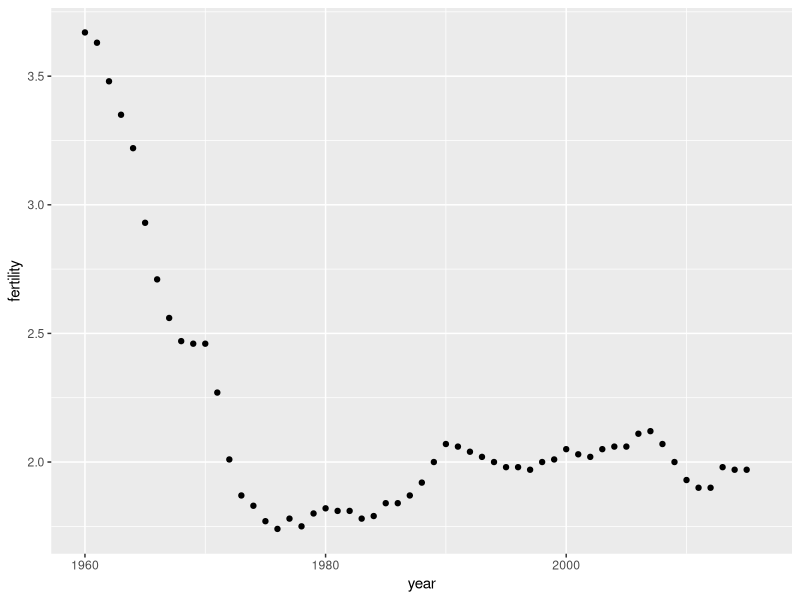
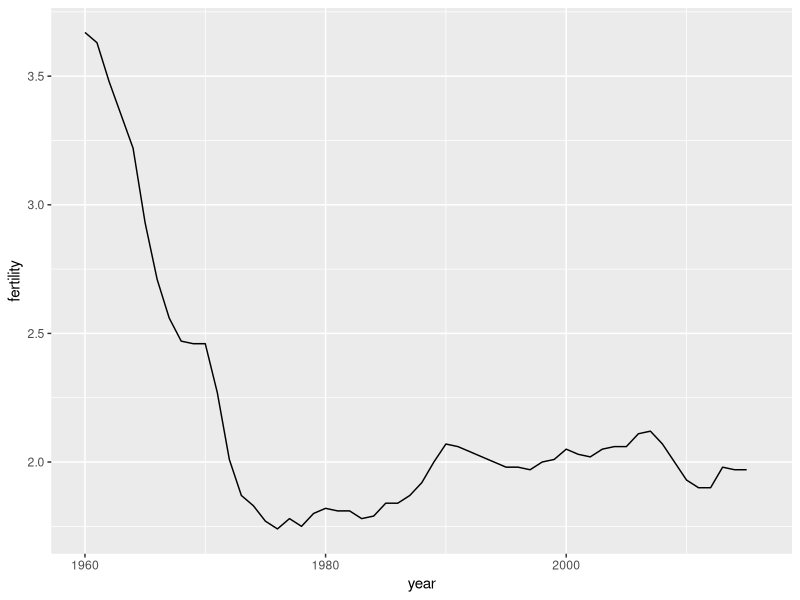
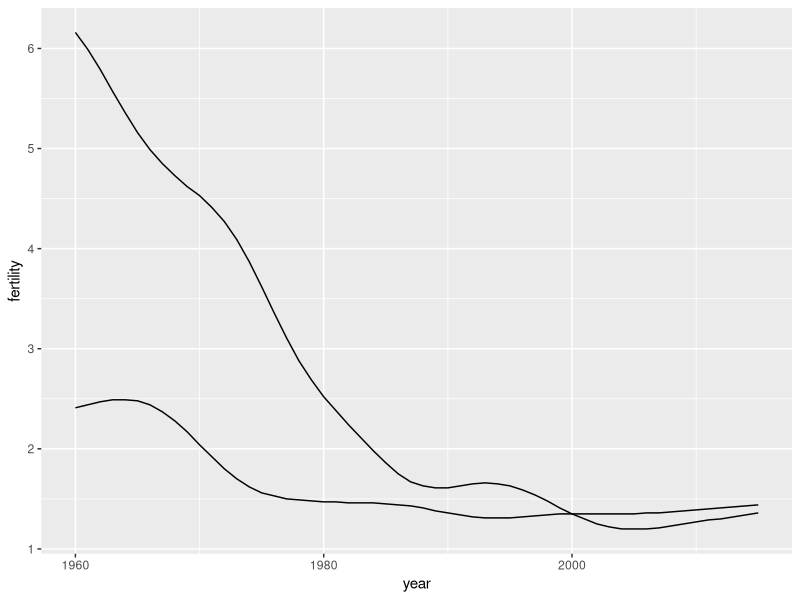
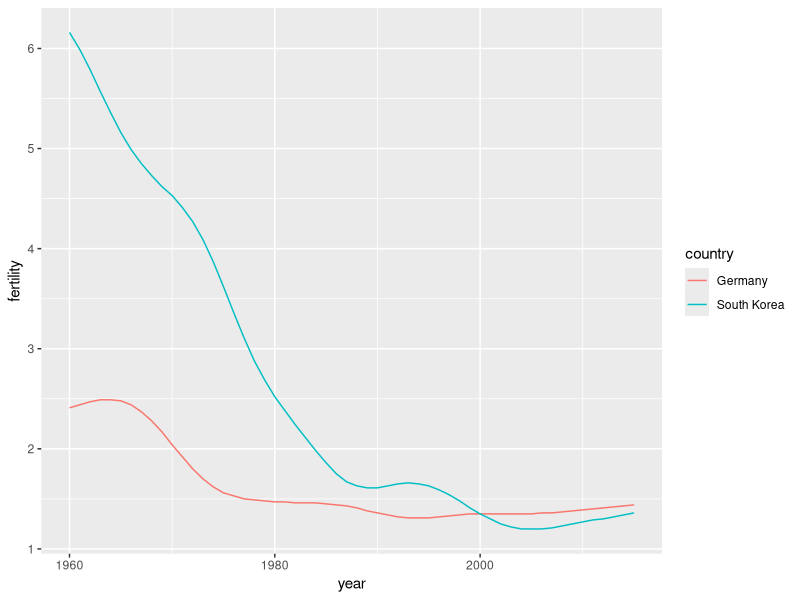
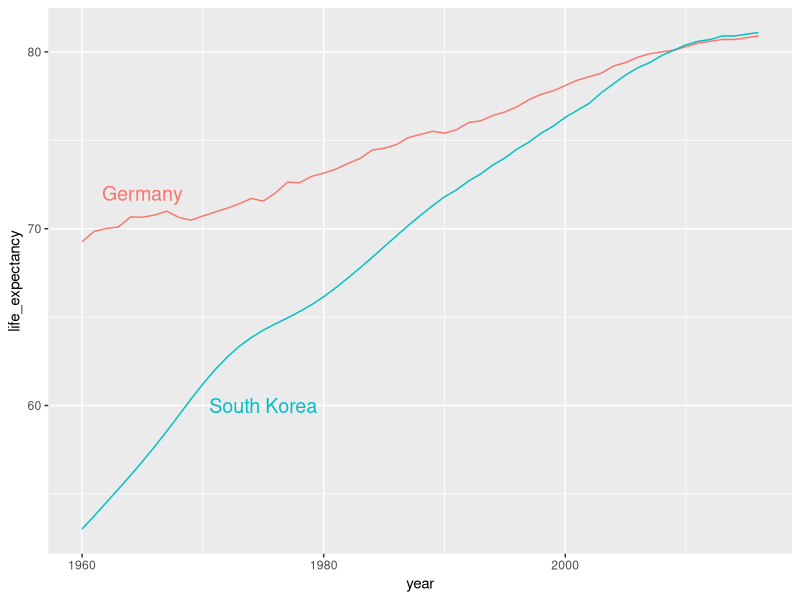

The R script that drew these images, in order:
library(dslabs)
library(tidyverse)
data(gapminder)
gapminder%>%filter(country=="United States")%>%ggplot(aes(year,fertility))+geom_point()
gapminder%>%filter(country=="United States")%>%ggplot(aes(year,fertility))+geom_line()

countries<-c("South Korea","Germany")
gapminder%>%filter(country%in%countries&!is.na(fertility))%>%ggplot(aes(year,fertility,group=country))+geom_line()
gapminder%>%filter(country%in%countries&!is.na(fertility))%>%ggplot(aes(year,fertility,col=country))+geom_line()

labels<-data.frame(country=countries,x=c(1975,1965),y=c(60,72))
gapminder%>%filter(country%in%countries)%>%ggplot(aes(year,life_expectancy,col=country))+geom_line()+geom_text(data=labels,aes(x,y,label=country),size=5)+theme(legend.position = "none")
